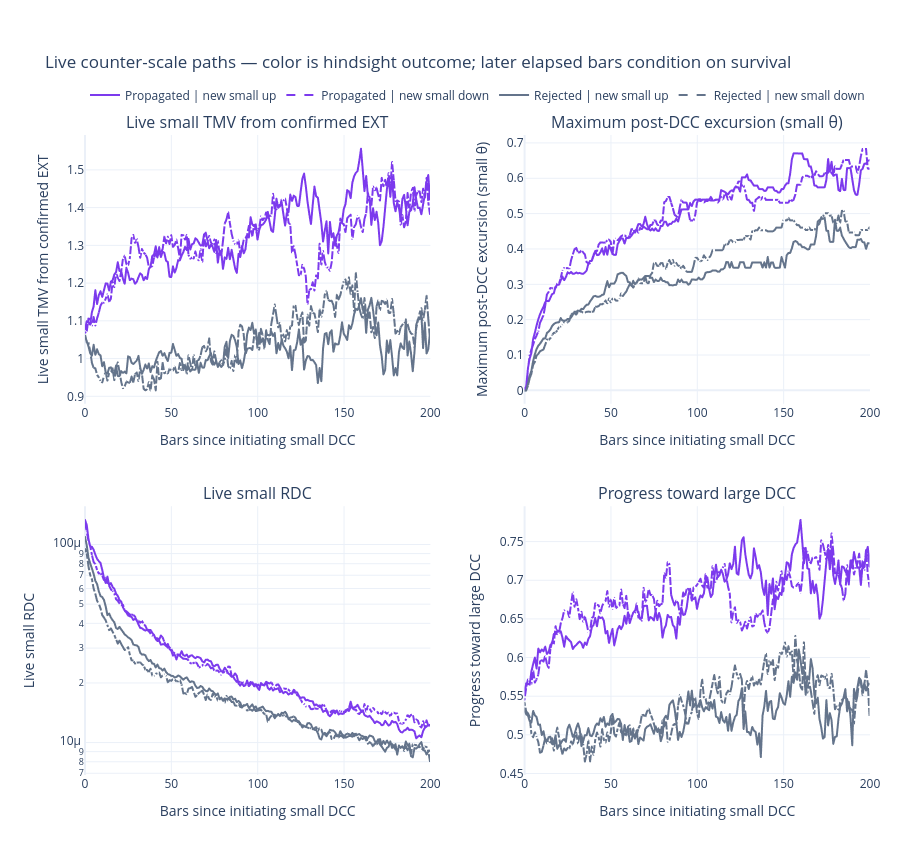

The notebook cell this image was saved under:
### Markdown cell above
## Audit 6: survival-conditioned live trajectories

Purple/slate is the later propagated/rejected outcome; solid/dashed is new-small-up/down. Each point uses only information known by that elapsed bar, but its outcome color remains hindsight. Hover survivor counts before interpreting later horizons.

### Code cell
trajectory_fig = plot_dc_counter_scale_trajectories(counter_leg_trajectories, max_elapsed_bars=200)
trajectory_fig.show()

### Figure 1 — Plotly figure (JSON) as saved in the notebook; plotly's stock layout.template omitted (floating-point values rounded to 4 significant figures; data arrays with more than 128 entries replaced by an {"elided": "..."} marker saying what was removed)
{"data": [{"customdata": {"elided": "201x1 int values"}, "hovertemplate": "elapsed=%{x:.0f} bars<br>median=%{y:.4g}<br>surviving attempts=%{customdata[0]:,.0f}<extra></extra>", "legendgroup": "propagated_up", "line": {"color": "#7c3aed", "dash": "solid", "width": 2.0}, "mode": "lines", "name": "Propagated | new small up", "showlegend": true, "x": {"elided": "201 int values"}, "y": {"elided": "201 float values"}, "type": "scattergl", "xaxis": "x", "yaxis": "y"}, {"customdata": {"elided": "201x1 int values"}, "hovertemplate": "elapsed=%{x:.0f} bars<br>median=%{y:.4g}<br>surviving attempts=%{customdata[0]:,.0f}<extra></extra>", "legendgroup": "propagated_down", "line": {"color": "#7c3aed", "dash": "dash", "width": 2.0}, "mode": "lines", "name": "Propagated | new small down", "showlegend": true, "x": {"elided": "201 int values"}, "y": {"elided": "201 float values"}, "type": "scattergl", "xaxis": "x", "yaxis": "y"}, {"customdata": {"elided": "201x1 int values"}, "hovertemplate": "elapsed=%{x:.0f} bars<br>median=%{y:.4g}<br>surviving attempts=%{customdata[0]:,.0f}<extra></extra>", "legendgroup": "rejected_up", "line": {"color": "#64748b", "dash": "solid", "width": 2.0}, "mode": "lines", "name": "Rejected | new small up", "showlegend": true, "x": {"elided": "201 int values"}, "y": {"elided": "201 float values"}, "type": "scattergl", "xaxis": "x", "yaxis": "y"}, {"customdata": {"elided": "201x1 int values"}, "hovertemplate": "elapsed=%{x:.0f} bars<br>median=%{y:.4g}<br>surviving attempts=%{customdata[0]:,.0f}<extra></extra>", "legendgroup": "rejected_down", "line": {"color": "#64748b", "dash": "dash", "width": 2.0}, "mode": "lines", "name": "Rejected | new small down", "showlegend": true, "x": {"elided": "201 int values"}, "y": {"elided": "201 float values"}, "type": "scattergl", "xaxis": "x", "yaxis": "y"}, {"customdata": {"elided": "201x1 int values"}, "hovertemplate": "elapsed=%{x:.0f} bars<br>median=%{y:.4g}<br>surviving attempts=%{customdata[0]:,.0f}<extra></extra>", "legendgroup": "propagated_up", "line": {"color": "#7c3aed", "dash": "solid", "width": 2.0}, "mode": "lines", "name": "Propagated | new small up", "showlegend": false, "x": {"elided": "201 int values"}, "y": {"elided": "201 float values"}, "type": "scattergl", "xaxis": "x2", "yaxis": "y2"}, {"customdata": {"elided": "201x1 int values"}, "hovertemplate": "elapsed=%{x:.0f} bars<br>median=%{y:.4g}<br>surviving attempts=%{customdata[0]:,.0f}<extra></extra>", "legendgroup": "propagated_down", "line": {"color": "#7c3aed", "dash": "dash", "width": 2.0}, "mode": "lines", "name": "Propagated | new small down", "showlegend": false, "x": {"elided": "201 int values"}, "y": {"elided": "201 float values"}, "type": "scattergl", "xaxis": "x2", "yaxis": "y2"}, {"customdata": {"elided": "201x1 int values"}, "hovertemplate": "elapsed=%{x:.0f} bars<br>median=%{y:.4g}<br>surviving attempts=%{customdata[0]:,.0f}<extra></extra>", "legendgroup": "rejected_up", "line": {"color": "#64748b", "dash": "solid", "width": 2.0}, "mode": "lines", "name": "Rejected | new small up", "showlegend": false, "x": {"elided": "201 int values"}, "y": {"elided": "201 float values"}, "type": "scattergl", "xaxis": "x2", "yaxis": "y2"}, {"customdata": {"elided": "201x1 int values"}, "hovertemplate": "elapsed=%{x:.0f} bars<br>median=%{y:.4g}<br>surviving attempts=%{customdata[0]:,.0f}<extra></extra>", "legendgroup": "rejected_down", "line": {"color": "#64748b", "dash": "dash", "width": 2.0}, "mode": "lines", "name": "Rejected | new small down", "showlegend": false, "x": {"elided": "201 int values"}, "y": {"elided": "201 float values"}, "type": "scattergl", "xaxis": "x2", "yaxis": "y2"}, {"customdata": {"elided": "201x1 int values"}, "hovertemplate": "elapsed=%{x:.0f} bars<br>median=%{y:.4g}<br>surviving attempts=%{customdata[0]:,.0f}<extra></extra>", "legendgroup": "propagated_up", "line": {"color": "#7c3aed", "dash": "solid", "width": 2.0}, "mode": "lines", "name": "Propagated | new small up", "showlegend": false, "x": {"elided": "201 int values"}, "y": {"elided": "201 float values"}, "type": "scattergl", "xaxis": "x3", "yaxis": "y3"}, {"customdata": {"elided": "201x1 int values"}, "hovertemplate": "elapsed=%{x:.0f} bars<br>median=%{y:.4g}<br>surviving attempts=%{customdata[0]:,.0f}<extra></extra>", "legendgroup": "propagated_down", "line": {"color": "#7c3aed", "dash": "dash", "width": 2.0}, "mode": "lines", "name": "Propagated | new small down", "showlegend": false, "x": {"elided": "201 int values"}, "y": {"elided": "201 float values"}, "type": "scattergl", "xaxis": "x3", "yaxis": "y3"}, {"customdata": {"elided": "201x1 int values"}, "hovertemplate": "elapsed=%{x:.0f} bars<br>median=%{y:.4g}<br>surviving attempts=%{customdata[0]:,.0f}<extra></extra>", "legendgroup": "rejected_up", "line": {"color": "#64748b", "dash": "solid", "width": 2.0}, "mode": "lines", "name": "Rejected | new small up", "showlegend": false, "x": {"elided": "201 int values"}, "y": {"elided": "201 float values"}, "type": "scattergl", "xaxis": "x3", "yaxis": "y3"}, {"customdata": {"elided": "201x1 int values"}, "hovertemplate": "elapsed=%{x:.0f} bars<br>median=%{y:.4g}<br>surviving attempts=%{customdata[0]:,.0f}<extra></extra>", "legendgroup": "rejected_down", "line": {"color": "#64748b", "dash": "dash", "width": 2.0}, "mode": "lines", "name": "Rejected | new small down", "showlegend": false, "x": {"elided": "201 int values"}, "y": {"elided": "201 float values"}, "type": "scattergl", "xaxis": "x3", "yaxis": "y3"}, {"customdata": {"elided": "201x1 int values"}, "hovertemplate": "elapsed=%{x:.0f} bars<br>median=%{y:.4g}<br>surviving attempts=%{customdata[0]:,.0f}<extra></extra>", "legendgroup": "propagated_up", "line": {"color": "#7c3aed", "dash": "solid", "width": 2.0}, "mode": "lines", "name": "Propagated | new small up", "showlegend": false, "x": {"elided": "201 int values"}, "y": {"elided": "201 float values"}, "type": "scattergl", "xaxis": "x4", "yaxis": "y4"}, {"customdata": {"elided": "201x1 int values"}, "hovertemplate": "elapsed=%{x:.0f} bars<br>median=%{y:.4g}<br>surviving attempts=%{customdata[0]:,.0f}<extra></extra>", "legendgroup": "propagated_down", "line": {"color": "#7c3aed", "dash": "dash", "width": 2.0}, "mode": "lines", "name": "Propagated | new small down", "showlegend": false, "x": {"elided": "201 int values"}, "y": {"elided": "201 float values"}, "type": "scattergl", "xaxis": "x4", "yaxis": "y4"}, {"customdata": {"elided": "201x1 int values"}, "hovertemplate": "elapsed=%{x:.0f} bars<br>median=%{y:.4g}<br>surviving attempts=%{customdata[0]:,.0f}<extra></extra>", "legendgroup": "rejected_up", "line": {"color": "#64748b", "dash": "solid", "width": 2.0}, "mode": "lines", "name": "Rejected | new small up", "showlegend": false, "x": {"elided": "201 int values"}, "y": {"elided": "201 float values"}, "type": "scattergl", "xaxis": "x4", "yaxis": "y4"}, {"customdata": {"elided": "201x1 int values"}, "hovertemplate": "elapsed=%{x:.0f} bars<br>median=%{y:.4g}<br>surviving attempts=%{customdata[0]:,.0f}<extra></extra>", "legendgroup": "rejected_down", "line": {"color": "#64748b", "dash": "dash", "width": 2.0}, "mode": "lines", "name": "Rejected | new small down", "showlegend": false, "x": {"elided": "201 int values"}, "y": {"elided": "201 float values"}, "type": "scattergl", "xaxis": "x4", "yaxis": "y4"}], "layout": {"xaxis": {"anchor": "y", "domain": [0.0, 0.44], "title": {"text": "Bars since initiating small DCC"}}, "yaxis": {"anchor": "x", "domain": [0.58, 1.0], "title": {"text": "Live small TMV from confirmed EXT"}, "type": "linear"}, "xaxis2": {"anchor": "y2", "domain": [0.56, 1.0], "title": {"text": "Bars since initiating small DCC"}}, "yaxis2": {"anchor": "x2", "domain": [0.58, 1.0], "title": {"text": "Maximum post-DCC excursion (small θ)"}, "type": "linear"}, "xaxis3": {"anchor": "y3", "domain": [0.0, 0.44], "title": {"text": "Bars since initiating small DCC"}}, "yaxis3": {"anchor": "x3", "domain": [0.0, 0.42], "title": {"text": "Live small RDC"}, "type": "log"}, "xaxis4": {"anchor": "y4", "domain": [0.56, 1.0], "title": {"text": "Bars since initiating small DCC"}}, "yaxis4": {"anchor": "x4", "domain": [0.0, 0.42], "title": {"text": "Progress toward large DCC"}, "type": "linear"}, "annotations": [{"font": {"size": 16}, "showarrow": false, "text": "Live small TMV from confirmed EXT", "x": 0.22, "xanchor": "center", "xref": "paper", "y": 1.0, "yanchor": "bottom", "yref": "paper"}, {"font": {"size": 16}, "showarrow": false, "text": "Maximum post-DCC excursion (small θ)", "x": 0.78, "xanchor": "center", "xref": "paper", "y": 1.0, "yanchor": "bottom", "yref": "paper"}, {"font": {"size": 16}, "showarrow": false, "text": "Live small RDC", "x": 0.22, "xanchor": "center", "xref": "paper", "y": 0.42, "yanchor": "bottom", "yref": "paper"}, {"font": {"size": 16}, "showarrow": false, "text": "Progress toward large DCC", "x": 0.78, "xanchor": "center", "xref": "paper", "y": 0.42, "yanchor": "bottom", "yref": "paper"}], "legend": {"orientation": "h", "yanchor": "bottom", "y": 1.04, "xanchor": "left", "x": 0.0}, "margin": {"l": 85, "r": 30, "t": 135, "b": 75}, "title": {"text": "Live counter-scale paths — color is hindsight outcome; later elapsed bars condition on survival"}, "height": 850, "hovermode": "closest"}}
